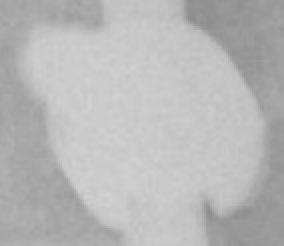
#> input picture cropped_images-20240423T205638Z-001/cropped_images/0/3969254_00_8.jpg, 142 x 123 px (shown 2 times larger); its folder holds only this picture in this run
$ jupyter execute knn.ipynb
#> lines starting #> are read from the running program, lines starting #| are printed output that depends on the picture
[cell 1]
import numpy as np
import os
import cv2
import random
from math import inf

[cell 2]
class knnModel:

    # Create duplicate dir with images resized to 1000 x 1000
    def splitAndTrain(self) -> None:
        classesDir = "cropped_images-20240423T205638Z-001/cropped_images"
        newTrainDir = "modifiedTrain"
        newTestDir = "modifiedTest"

        # If new dir doesn't already exist...
        if not os.path.exists(newTrainDir) and not os.path.exists(newTestDir):
            os.makedirs(newTrainDir)
            os.makedirs(newTestDir)

            # Iterate through class folders
            for classDir in os.listdir(classesDir):

                # Copy class folders to new dir
                os.makedirs(f"{newTrainDir}/{classDir}")
                os.makedirs(f"{newTestDir}/{classDir}")

                imgs = os.listdir(f"{classesDir}/{classDir}")
                random.shuffle(imgs)

                numTrain = int(0.8 * len(imgs))

                # Iterate through individual TRAIN images within class folders and copy resized imgs
                for imgFileName in imgs[:numTrain]:
                    img = cv2.imread(f"{classesDir}/{classDir}/{imgFileName}")
                    resized = cv2.resize(img, (1000, 1000))
                    cv2.imwrite(f"{newTrainDir}/{classDir}/{imgFileName}", resized)

                # Iterate through individual TEST images within class folders and copy resized imgs
                for imgFileName in imgs[numTrain:]:
                    img = cv2.imread(f"{classesDir}/{classDir}/{imgFileName}")
#> img is the input picture: shape (123, 142, 3); min 139, max 209, mean 183.9
                    resized = cv2.resize(img, (1000, 1000))
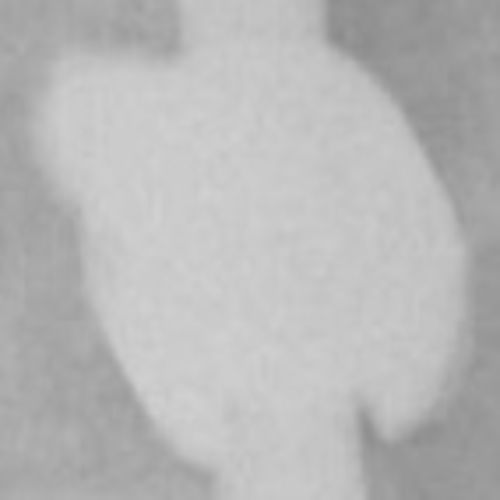
#> resized: shape (1000, 1000, 3) (shown at 1/2 size); min 139, max 209, mean 183.8
                    cv2.imwrite(f"{newTestDir}/{classDir}/{imgFileName}", resized)
#> pass 2 of the loop in splitAndTrain, `for classDir in os.listdir(classesDir):`:
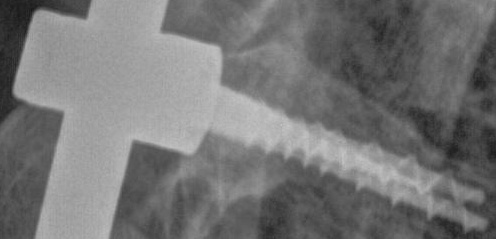
#> input picture cropped_images-20240423T205638Z-001/cropped_images/1/117115093_00_0.jpg, 496 x 239 px
#> in splitAndTrain, img is the input picture: shape (239, 496, 3); min 22, max 197, mean 117
#> in splitAndTrain, `resized = cv2.resize(img, (1000, 1000))`:
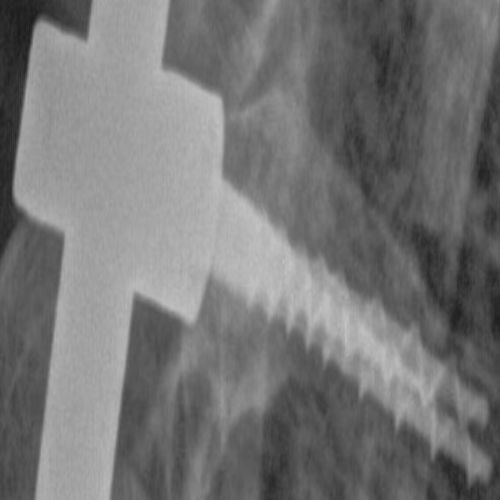
#> resized: shape (1000, 1000, 3) (shown at 1/2 size); min 22, max 197, mean 116.9

    # Incrementally rotate query, calculate loss, and return lowest loss
    def SELoss(self, queryImg, XImg) -> int:
        loss = inf
        for i in range(4):
            queryImg = cv2.rotate(queryImg, cv2.ROTATE_90_CLOCKWISE)
            errArr = XImg - queryImg
            sqErrArr = errArr ** 2
            totSE = np.sum(sqErrArr)
            if totSE < loss:
                loss = totSE
        return loss

    # Input an image, compare it to all in dataset, then classify based on which is most similar and k value
    def classify(self, queryFile: str, k: int = 2) -> str:
#> called with queryFile = 'modifiedTest/0/3969254_00_8.jpg', k = 2
        trainDir = "modifiedTrain"
        queryImg = cv2.imread(queryFile)
#> queryImg: shape (1000, 1000, 3); min 139, max 209, mean 183.8
        queryImg = cv2.resize(queryImg, (1000, 1000))
        knn = [(str(i), inf) for i in range(k)]

        # Iterate through class folders
        for classDir in os.listdir(trainDir):

            # Iterate through individual images within class folders
            for imgFileName in os.listdir(f"{trainDir}/{classDir}"):
                XImg = cv2.imread(f"{trainDir}/{classDir}/{imgFileName}")
                loss = self.SELoss(queryImg, XImg)
                knn.append((classDir, loss))
                knn = sorted(knn, key = lambda x: x[1])
                knn.pop()

        # Find the frequency of the the each class in the kth nearest neighbors
        for i in range(k, -1, -1):
            freq = {}
            for i in range(i):
                key = knn[i][0]
                freq[key] =  freq.get(key, 0) + 1

            maxClass = ""
            maxFreq = 0

            # If duplicate maxClasses exist, reduce k by 1 and repeat finding kth nearest neighbors
            duplicate = False

            # Return class with highest frequency
            for item, count in freq.items():
                if count > maxFreq:
                    maxFreq = count
                    maxClass = item
                    duplicate = False
                elif count == maxFreq:
                    duplicate = True
            if not duplicate:
                break

        return maxClass

    def eval(self, k=2) -> float:

        testDir = "modifiedTest"
        correct = 0
        incorrect = 0

        # Iterate through test class folders
        for classDir in os.listdir(testDir):

            # Iterate through individual images within test class folders
            for imgFileName in os.listdir(f"{testDir}/{classDir}"):
                if classDir == self.classify(f"{testDir}/{classDir}/{imgFileName}", k):
                    correct += 1
                else:
                    incorrect += 1
#> pass 2 of the loop in eval, `for classDir in os.listdir(testDir):`:

        # Return the percentage of accuracy
        return (correct / (correct + incorrect)) * 100

    def tuneHyperParam(self) -> str:

        highAcc = 0
        bestk = 0

        # Check different k values and return k with best accuracy
        for i in range(1, 11):
            acc = self.eval(i)
            print(i, acc)
            if acc > highAcc:
                bestk = i
                highAcc = acc

        return f"Best k is {bestk} with accuracy of {highAcc}%"
